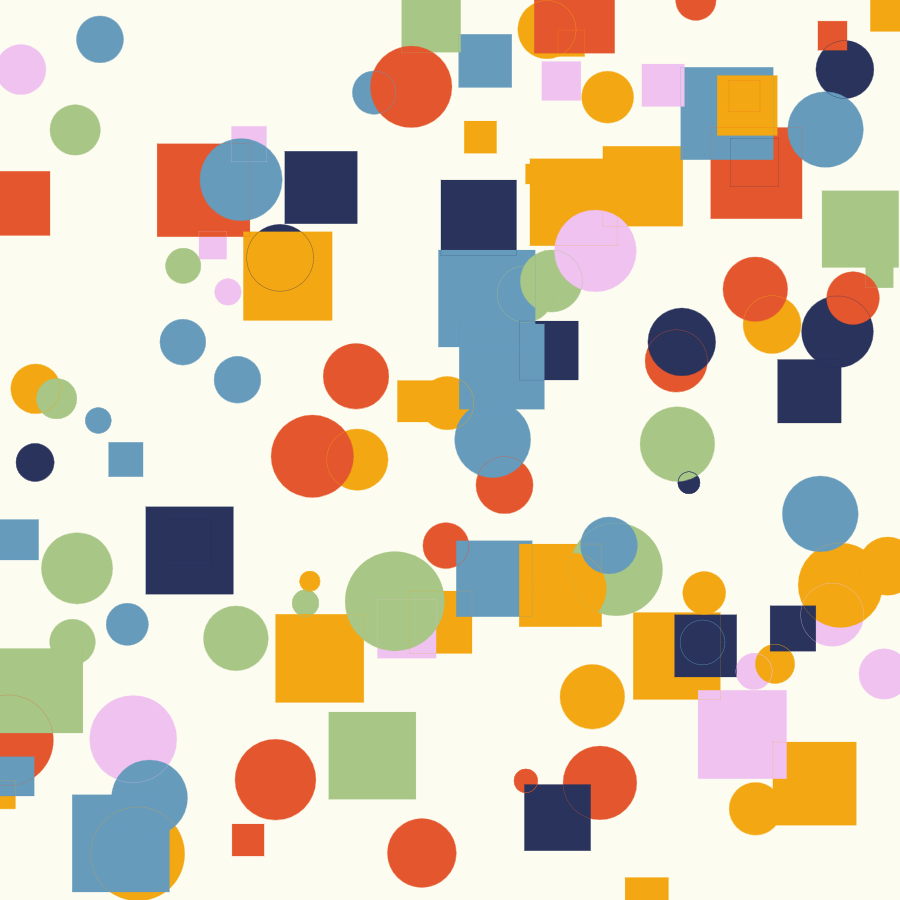
Frame 1 (no input)
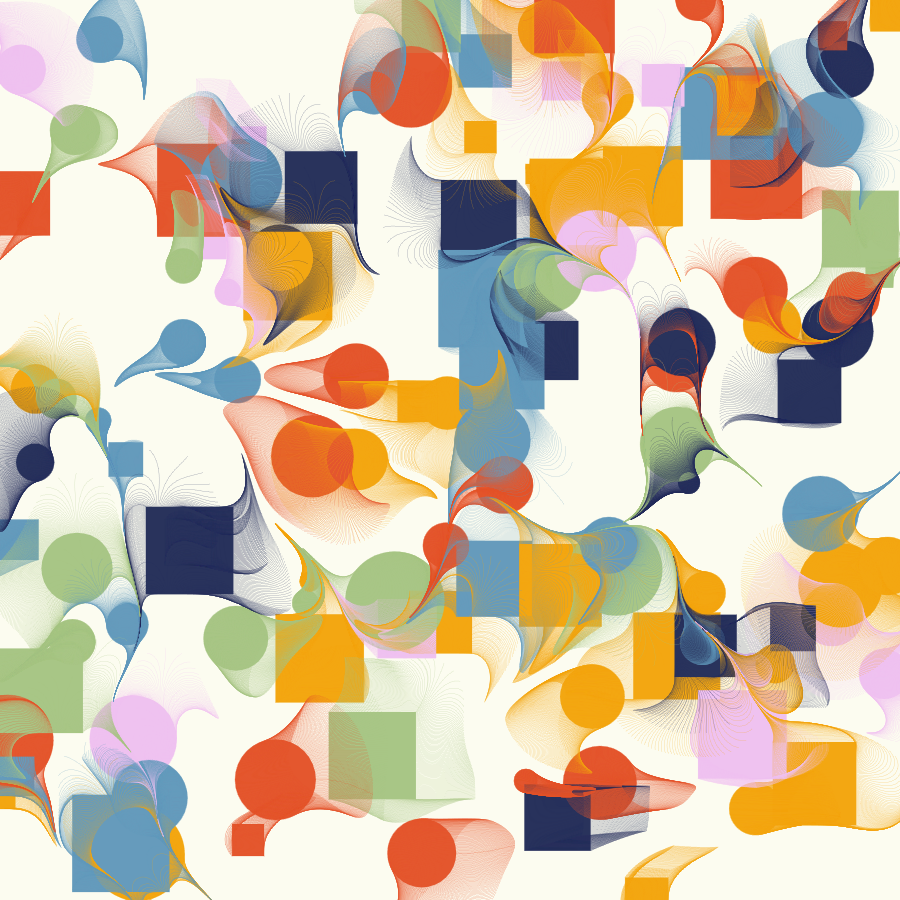
Frame 60 (no input)
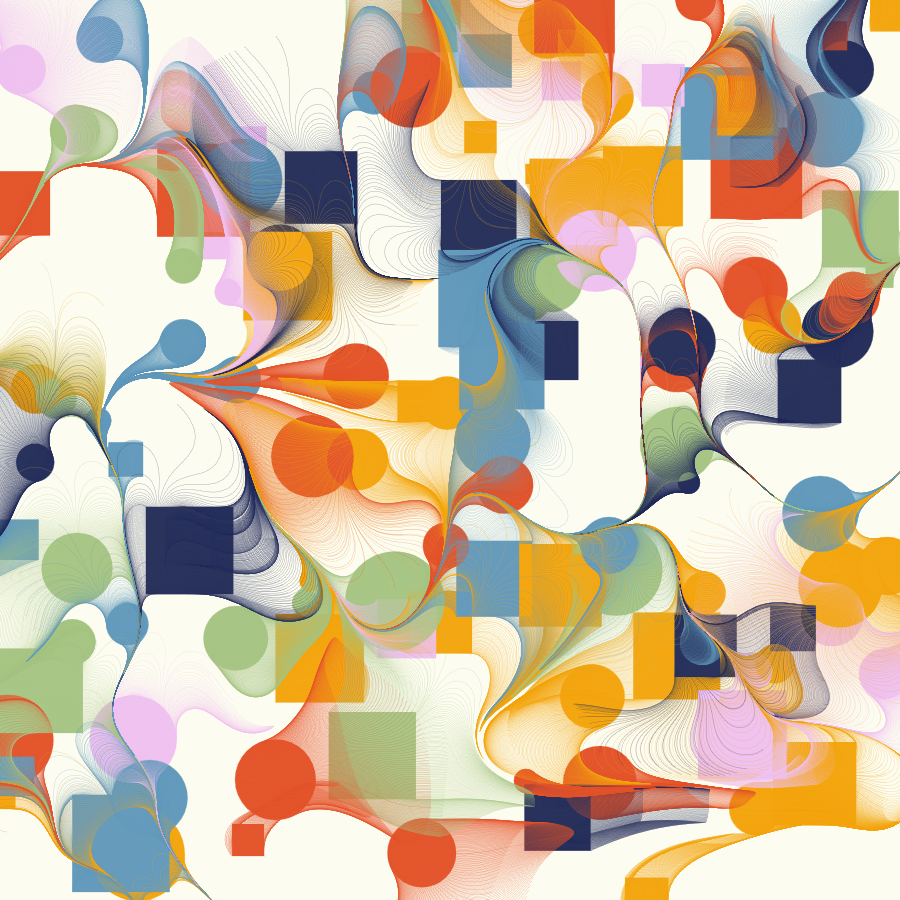
Frame 120 (the mouse pressed at the canvas centre since frame 60)

The p5.js sketch that drew these frames (run headless with seeded random() and noise() and a simulated clock; from frame 60 on, the mouse is pressed at the canvas centre):

// p5.js sketch
// ── sketch.js
let particles;
const n = 120;

function setup() {
  createCanvas(900, 900);
  // pixelDensity(2);
  colorMode(HSB, 360, 100, 100, 100);
  rectMode(CENTER);
  newParticles();
}

function draw() {
  for (let i in particles) {
    let p = particles[i];
    p.run();
    if (p.isDead()) {
      particles.splice(i, 1);
    }
  }
}

function forms() {
  for (let j = 0; j < n; j++) {
    let x = random(width),
      y = random(height);
    let s = random(20, 100);
    let hs = s / 2;
    let c = getCol();
    noStroke();
    fill(c);
    if (random(1) > 0.5) {
      for (let i = -s / 2; i < s / 2; i++) {
        particles.push(new Particle(x + i, y - hs, c));
        particles.push(new Particle(x + i, y + hs, c));
        particles.push(new Particle(x - hs, y + i, c));
        particles.push(new Particle(x + hs, y + i, c));
      }
      square(x, y, s);
    } else {
      for (let a = 0; a < TAU; a += TAU / 360) {
        particles.push(new Particle(x + hs * cos(a), y + hs * sin(a), c));
      }
      circle(x, y, s);
    }
  }
}

function newParticles() {
  // particles = new ArrayList<Particle>();
  particles = new Array();
  background("#FCFCF0");
  forms();
  noiseSeed(parseInt(random(100000)));
}

// function mousePressed() {
//   newParticles();
// }

function keyPressed() {
  // 还没生效
  if (keyCode === "s") {
    saveFrame("123.png");
  }
}

function getCol() {
  let colors = [
    "#e4572e",
    "#29335c",
    "#f3a712",
    "#a8c686",
    "#669bbc",
    "#efc2f0",
  ];
  //let colors = ["#880D1E", "#DD2D4A", "#F26A8D", "#F49CBB", "#CBEEF3"];
  let idx = parseInt(random(colors.length));
  // console.log(idx + colors[idx]);
  return colors[idx];
}

class Particle {
  constructor(x, y, col) {
    this.pos = createVector(x, y);
    this.step = 1;
    this.angle = random(10);
    this.lifeSpan = 100;
    this.noiseScale = 800;
    this.noiseStrength = 90;
    this.col = col;
  }

  show() {
    noStroke();
    // fill(this.col, this.lifeSpan);
    fill(this.col);
    circle(this.pos.x, this.pos.y, 0.5);
  }

  move() {
    this.angle =
      noise(this.pos.x / this.noiseScale, this.pos.y / this.noiseScale) *
      this.noiseStrength;
    this.pos.x += cos(this.angle) * this.step;
    this.pos.y += sin(this.angle) * this.step;
    this.lifeSpan -= 0.1;
  }

  isDead() {
    return this.lifeSpan < 0.0;
  }

  run() {
    this.show();
    this.move();
  }
}
